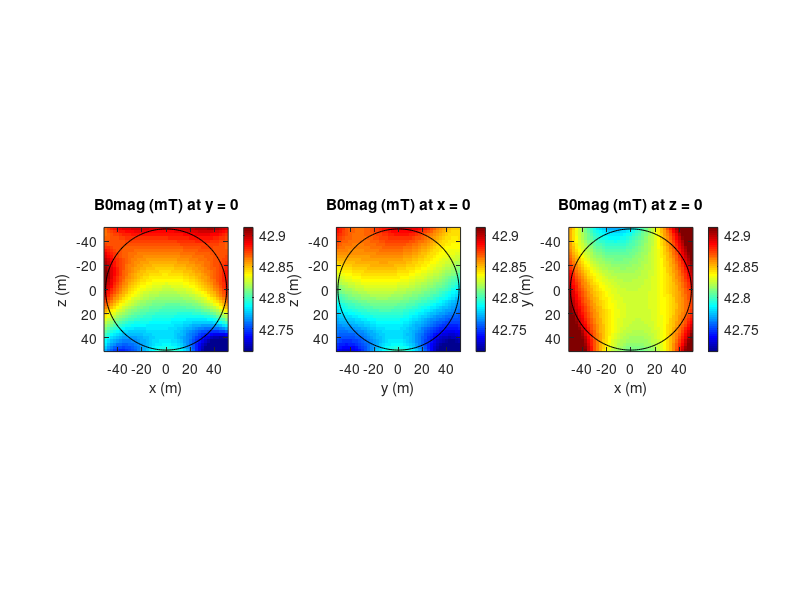

Write MATLAB code to recreate this figure.
clear all;
load('fieldmap_fit_231017.mat');

field_mat_mag = sqrt(field_mat_Bx.^2+field_mat_By.^2+field_mat_Bz.^2);

%% B0 is in the X direction of the magnet
field_mat_use = field_mat_Bx;  %%choose which component to plot




%% plotting
meanB = mean(field_mat_use(:));
C1 = (meanB - 0.1);
C2 = (meanB + 0.1);

r = 50;  % FOV radius in mm
x=0;
y=0;
th = 0:pi/100:2*pi;
xunit = r * cos(th) + x;
yunit = r * sin(th) + y;

fitmaxpos = max(pos_fit(:));

figure;
subplot(1,3,1);
imagesc([-fitmaxpos,fitmaxpos],[-fitmaxpos,fitmaxpos],rot90(squeeze(field_mat_use(:,ceil(end/2),:)))); axis square;
% caxis([Bmean-cxx,Bmean+cxx]);
caxis([C1,C2]);

colormap jet;
xlabel('x (m)');
ylabel('z (m)');
colorbar;
title('B0mag (mT) at y = 0');
hold on; plot(xunit, yunit, '-k');
axis square;


subplot(1,3,2);
imagesc([-fitmaxpos,fitmaxpos],[-fitmaxpos,fitmaxpos],rot90(squeeze(field_mat_use(ceil(end/2),:,:)))); axis square;
caxis([C1,C2]);
colormap jet;
xlabel('y (m)');
ylabel('z (m)');
colorbar;
title('B0mag (mT) at x = 0');
hold on; plot(xunit, yunit, '-k');
axis square;

subplot(1,3,3);
imagesc([-fitmaxpos,fitmaxpos],[-fitmaxpos,fitmaxpos],rot90(squeeze(field_mat_use(:,:,ceil(end/2))))); axis square;
caxis([C1,C2]);
colormap jet;
xlabel('x (m)');
ylabel('y (m)');
colorbar;
title('B0mag (mT) at z = 0');
hold on; plot(xunit, yunit, '-k');
axis square;
